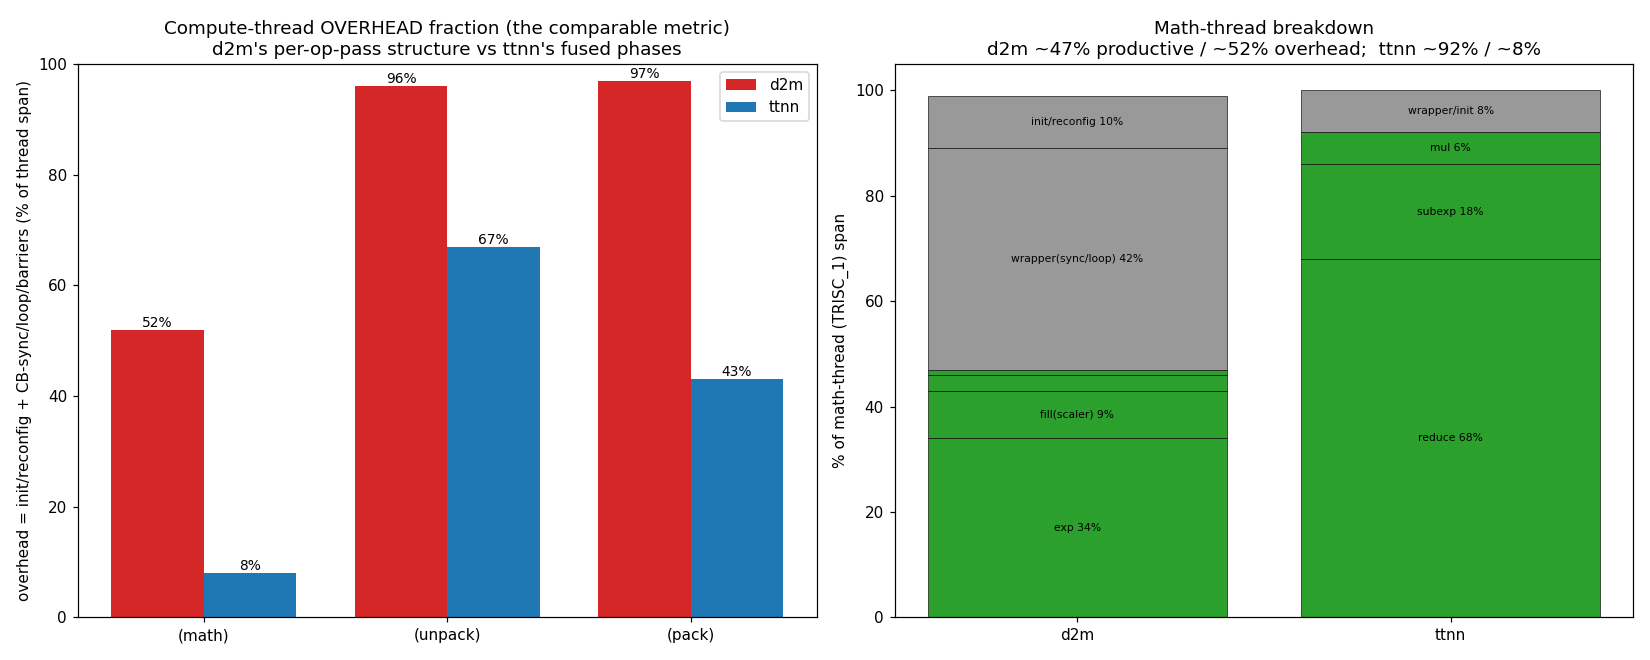

Recreate this plot in Python.
# SPDX-FileCopyrightText: (c) 2026 Tenstorrent AI ULC
#
# SPDX-License-Identifier: Apache-2.0
"""Per-thread, span-validated softmax compute-kernel breakdown: d2m vs ttnn.

Both kernels instrumented with DeviceZoneScopedN and analyzed PER-THREAD (zones are
sequential within a thread = real wall-time, not a cross-thread sum). Each thread's
zone times sum to its TRISC-KERNEL span (validated, ~100% coverage).

d2m   : auto-pass (insert-device-zone-scopes, op-level zones), single-core [3,3].
ttnn  : hand-added phase zones in the (bundled) attention compute kernel.
BOTH matched: 6144x96 tensor, 64 cores, 3 tile-rows x 3 wide = 9 tiles/core.
Math-thread spans: d2m 59602 cyc, ttnn 18539 cyc (1GHz) -> d2m ~3.2x per-core here;
uninstrumented op-level (ttrt perf) was d2m 50895 / ttnn 28737 ns = 1.77x.

Geometry IS matched (same 6144x96 tensor, 64 cores, 9 tiles/core both sides; d2m via
the 64x1->8x8 virtual grid, ttnn via its native row-split). Remaining caveat: zone
granularity differs (d2m per-OP via the auto-pass; ttnn per-PHASE hand-added, so a
ttnn phase zone includes its own inits -> ttnn "productive" is if anything over-
counted, making the overhead gap conservative). Comparable metrics: per-core span
and the overhead fraction (inits + CB-sync/loop/barriers vs productive tile work).

Numbers below are the measured per-thread exclusive-time breakdowns (cycles, 1GHz).
"""
import os

HERE = os.path.dirname(os.path.abspath(__file__))

# --- d2m single-core [3,3], per-thread (% of that thread's TRISC-KERNEL span) ---
# measured: TRISC_0/1/2 spans 59813/59667/59525; coverage ~100%
D2M = {
    "TRISC_1 (math)": {
        "reduce": 1,
        "exp": 34,
        "sub/div/bcast": 3,
        "fill(scaler)": 9,
        "init/reconfig": 10,
        "wrapper(sync/loop)": 42,
    },
    "TRISC_0 (unpack)": {
        "init/reconfig": 40,
        "wrapper(sync/loop)": 56,
        "exp": 0,
        "reduce": 1,
        "sub/div/bcast": 1,
    },
    "TRISC_2 (pack)": {"init/reconfig": 19, "wrapper(sync/loop)": 78, "reduce": 2},
}
# --- ttnn 3x3 attention kernel, core(1,1), per-thread (% of span) ---
# measured spans TRISC_0/1/2 = 6201/6322/6413
TTNN = (
    {  # matched: 6144x96 (192 tile-rows x 3), 64 cores, 3 rows x 3 wide = 9 tiles/core
        "TRISC_1 (math)": {"reduce": 68, "subexp": 18, "mul": 6, "wrapper/init": 8},
        "TRISC_0 (unpack)": {"reduce": 27, "subexp": 3, "mul": 3, "wrapper/init": 67},
        "TRISC_2 (pack)": {"reduce": 9, "subexp": 40, "mul": 8, "wrapper/init": 43},
    }
)


def overhead_frac(d):
    return sum(v for k, v in d.items() if "init" in k or "wrapper" in k)


def main():
    import matplotlib

    matplotlib.use("Agg")
    import matplotlib.pyplot as plt
    import numpy as np

    fig, ax = plt.subplots(1, 2, figsize=(15, 6))

    # Panel A: overhead fraction per thread (the comparable metric)
    a = ax[0]
    threads = ["TRISC_1 (math)", "TRISC_0 (unpack)", "TRISC_2 (pack)"]
    d2m_oh = [overhead_frac(D2M[t]) for t in threads]
    ttnn_oh = [overhead_frac(TTNN[t]) for t in threads]
    x = np.arange(len(threads))
    w = 0.38
    a.bar(x - w / 2, d2m_oh, w, label="d2m", color="C3")
    a.bar(x + w / 2, ttnn_oh, w, label="ttnn", color="C0")
    for i in range(len(threads)):
        a.text(
            x[i] - w / 2,
            d2m_oh[i],
            f"{d2m_oh[i]}%",
            ha="center",
            va="bottom",
            fontsize=9,
        )
        a.text(
            x[i] + w / 2,
            ttnn_oh[i],
            f"{ttnn_oh[i]}%",
            ha="center",
            va="bottom",
            fontsize=9,
        )
    a.set_xticks(x)
    a.set_xticklabels([t.split()[1] for t in threads])
    a.set_ylabel("overhead = init/reconfig + CB-sync/loop/barriers (% of thread span)")
    a.set_title(
        "Compute-thread OVERHEAD fraction (the comparable metric)\n"
        "d2m's per-op-pass structure vs ttnn's fused phases"
    )
    a.set_ylim(0, 100)
    a.legend()

    # Panel B: math-thread (TRISC_1) stacked breakdown
    b = ax[1]
    for i, (name, d) in enumerate(
        [("d2m", D2M["TRISC_1 (math)"]), ("ttnn", TTNN["TRISC_1 (math)"])]
    ):
        bottom = 0
        order = sorted(
            d.items(), key=lambda kv: ("wrapper" in kv[0] or "init" in kv[0], -kv[1])
        )
        for k, v in order:
            isoh = "wrapper" in k or "init" in k
            b.bar(
                i,
                v,
                bottom=bottom,
                color=("0.6" if isoh else "C2"),
                edgecolor="k",
                linewidth=0.4,
            )
            if v >= 4:
                b.text(
                    i, bottom + v / 2, f"{k} {v}%", ha="center", va="center", fontsize=7
                )
            bottom += v
    b.set_xticks([0, 1])
    b.set_xticklabels(["d2m", "ttnn"])
    b.set_ylabel("% of math-thread (TRISC_1) span")
    b.set_title(
        "Math-thread breakdown\nd2m ~47% productive / ~52% overhead;  ttnn ~92% / ~8%"
    )
    b.set_ylim(0, 105)

    fig.tight_layout()
    out = os.path.join(HERE, "kernel_breakdown.png")
    fig.savefig(out, dpi=110)
    print(f"wrote {out}")
    print(
        "\ncompute-thread (math) overhead: d2m =",
        overhead_frac(D2M["TRISC_1 (math)"]),
        "%   ttnn =",
        overhead_frac(TTNN["TRISC_1 (math)"]),
        "%",
    )


if __name__ == "__main__":
    main()
